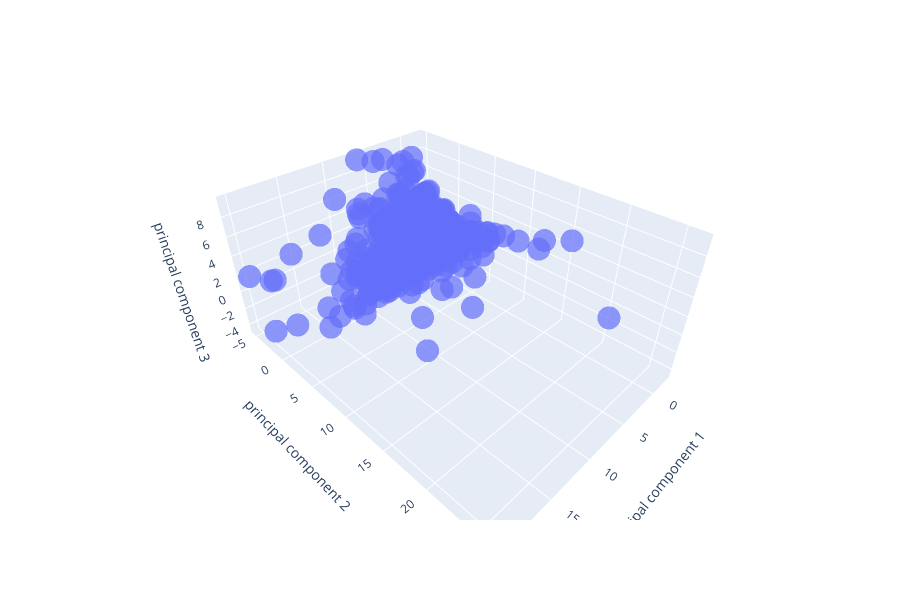

This figure's notebook cell:
### Code cell
import plotly.express as px
#projection of the data onto the first 3 PCs, most of the variation is in PC1
fig = px.scatter_3d(principalDf, x='principal component 1', y='principal component 2', z='principal component 3',
                   opacity=0.7)
fig.show()

### Figure 1 — Plotly figure (JSON) as saved in the notebook; plotly's stock layout.template omitted (floating-point values rounded to 4 significant figures; data arrays with more than 128 entries replaced by an {"elided": "..."} marker saying what was removed)
{"data": [{"hoverlabel": {"namelength": 0}, "hovertemplate": "principal component 1=%{x}<br>principal component 2=%{y}<br>principal component 3=%{z}", "legendgroup": "", "marker": {"color": "#636efa", "opacity": 0.7, "symbol": "circle"}, "mode": "markers", "name": "", "scene": "scene", "showlegend": false, "type": "scatter3d", "x": {"elided": "2839 float values"}, "y": {"elided": "2839 float values"}, "z": {"elided": "2839 float values"}}], "layout": {"height": 600, "legend": {"tracegroupgap": 0}, "margin": {"t": 60}, "scene": {"domain": {"x": [0, 1], "y": [0, 1]}, "xaxis": {"title": {"text": "principal component 1"}}, "yaxis": {"title": {"text": "principal component 2"}}, "zaxis": {"title": {"text": "principal component 3"}}}}}
